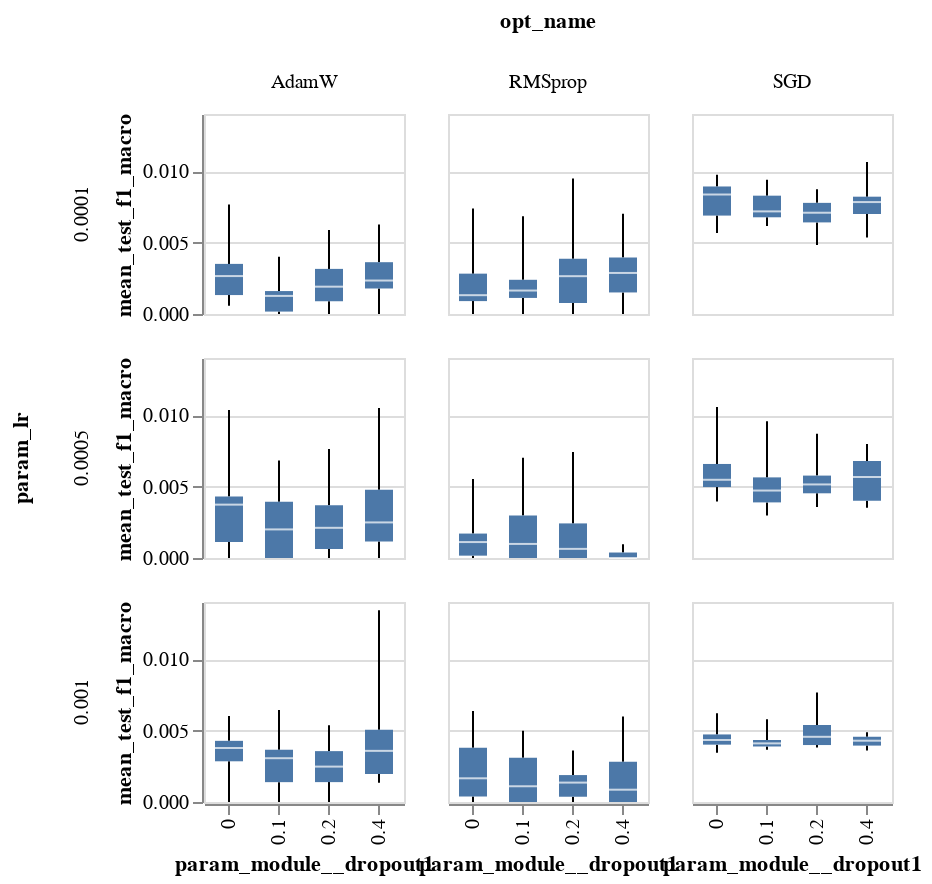

The code cell stored with this chart in its notebook:
### Code cell
alt.Chart(sm_res_df).mark_boxplot(extent='min-max').encode(
    x=alt.X('param_module__dropout1:O'),#title="kernel size 1"),
    y='mean_test_f1_macro:Q',
    column='opt_name:N',
    row='param_lr:N', 
).interactive(
).properties(
    height=100,
    width=100
)

### Figure 1 — Vega-Lite specification as saved in the notebook (floating-point values rounded to 4 significant figures; data arrays with more than 128 entries replaced by an {"elided": "..."} marker saying what was removed)
{"config": {"view": {"continuousWidth": 400, "continuousHeight": 300}}, "data": {"name": "data-b549f45f709b5de3844150f4087ccd75"}, "mark": {"type": "boxplot", "extent": "min-max"}, "encoding": {"column": {"type": "nominal", "field": "opt_name"}, "row": {"type": "nominal", "field": "param_lr"}, "x": {"type": "ordinal", "field": "param_module__dropout1"}, "y": {"type": "quantitative", "field": "mean_test_f1_macro"}}, "height": 100, "selection": {"selector008": {"type": "interval", "bind": "scales", "encodings": ["x", "y"]}}, "width": 100, "$schema": "https://vega.github.io/schema/vega-lite/v4.8.1.json", "datasets": {"data-b549f45f709b5de3844150f4087ccd75": {"elided": "500 records"}}}
